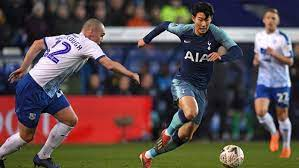
#> input picture soccer.jpg, 299 x 168 px, found by its file name
$ python 3_5.py
#> lines starting #> are read from the running program, lines starting #| are printed output that depends on the picture
import cv2 as cv
import numpy as np

img = cv.imread('soccer.jpg')
#> img is the input picture: shape (168, 299, 3); mean B, G, R 76.4, 76.5, 90.6
img = cv.resize(img,dsize=(0,0),fx=0.8,fy=0.8)
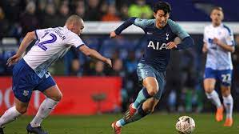
#> img: shape (134, 239, 3); mean B, G, R 76.4, 76.4, 90.5

def gamma(f, gamma = 1.0):
#> called with gamma = 0.5
    f1 = f/255.0
    return np.uint8(255*(f1**gamma))
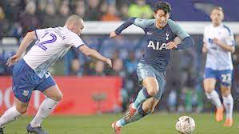
#> returned value: shape (134, 239, 3); mean of channels 0, 1, 2 130.8, 130.9, 141; drawn as B, G, R

gc = np.hstack((gamma(img, 0.5),gamma(img, 0.75),gamma(img, 1.0),gamma(img, 2.0),gamma(img, 3.0)))
#> call 2 of gamma, with gamma = 0.75
#> in gamma (call 2), `return np.uint8(255*(f1**gamma))`:
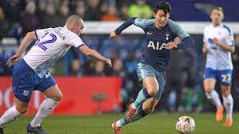
#> returned value: shape (134, 239, 3); mean of channels 0, 1, 2 98.2, 98.3, 110.9; drawn as B, G, R
#> call 4 of gamma, with gamma = 2
#> in gamma (call 4), `return np.uint8(255*(f1**gamma))`:
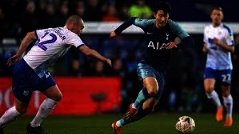
#> returned value: shape (134, 239, 3); mean of channels 0, 1, 2 35.2, 33.9, 48.3; drawn as B, G, R
#> in gamma (call 5), `return np.uint8(255*(f1**gamma))`:
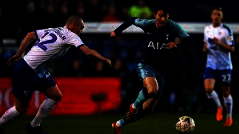
#> returned value: shape (134, 239, 3); mean of channels 0, 1, 2 21.9, 19.6, 31.6; drawn as B, G, R
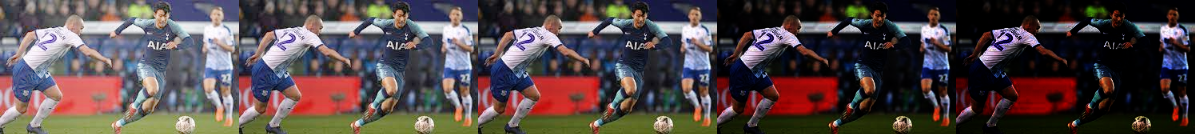
#> gc: shape (134, 1195, 3); mean B, G, R 72.5, 71.8, 84.5

cv.imshow('gamma',gc)

cv.waitKey()
cv.destroyAllWindows()
